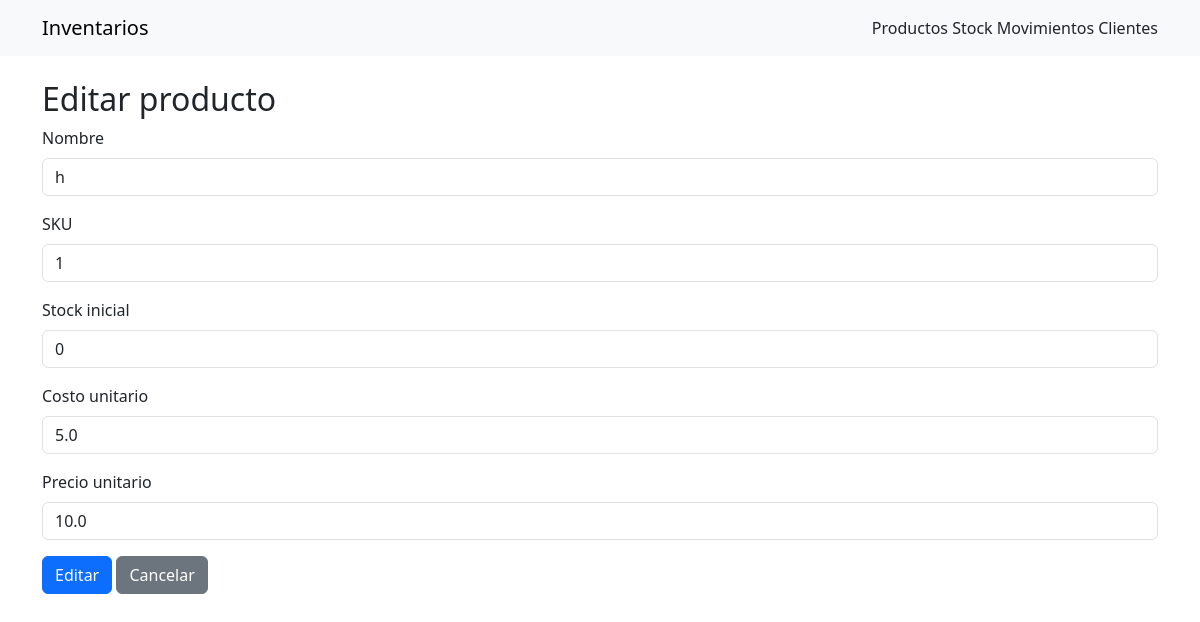
The page /products/1/edit on the database as committed earlier.
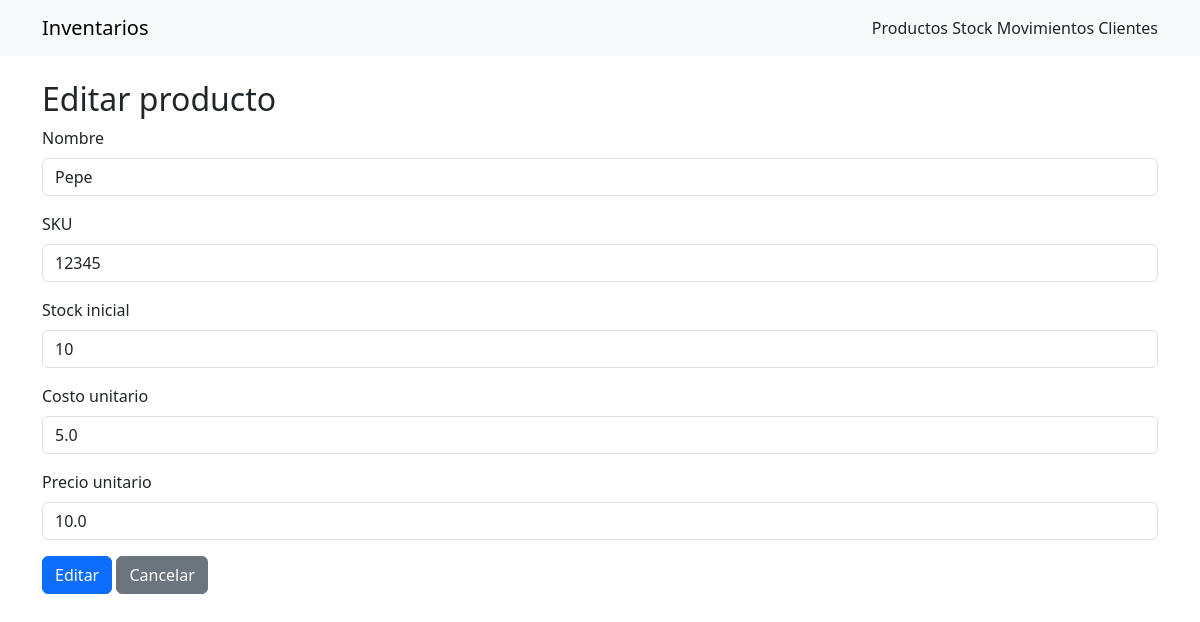
The same page on the database as committed later.
### app.py (models this page shows)
class Product(db.Model):
    id = db.Column(db.Integer, primary_key=True)
    name = db.Column(db.String(100), nullable=False)
    sku = db.Column(db.String(50), unique=True, nullable=True)
    stock = db.Column(db.Integer, default=0)
    cost = db.Column(db.Float, default=0)   # costo unitario
    price = db.Column(db.Float, default=0)  # precio unitario
    created_at = db.Column(db.DateTime, default=datetime.utcnow)

### app.py (the view, shortened to what this page needs)
@app.route('/products/<int:product_id>/edit', methods=['GET', 'POST'])
def edit_product(product_id):
    p = Product.query.get_or_404(product_id)
    return render_template('product_form.html', action='Editar', product=p)

### templates/product_form.html
{% extends 'base.html' %}
{% block content %}
<h2>{{ action }} producto</h2>
<form method="post">
  <div class="mb-3">
    <label class="form-label">Nombre</label>
    <input class="form-control" name="name" value="{{ product.name if product else '' }}" required>
  </div>
  <div class="mb-3">
    <label class="form-label">SKU</label>
    <input class="form-control" name="sku" value="{{ product.sku if product else '' }}">
  </div>
  <div class="mb-3">
    <label class="form-label">Stock inicial</label>
    <input class="form-control" name="stock" type="number" min="0" value="{{ product.stock if product else 0 }}">
  </div>
  <div class="mb-3">
    <label class="form-label">Costo unitario</label>
    <input class="form-control" name="cost" type="number" step="0.01"
          value="{{ product.cost if product else 0 }}">
  </div>
  <div class="mb-3">
    <label class="form-label">Precio unitario</label>
    <input class="form-control" name="price" type="number" step="0.01"
          value="{{ product.price if product else 0 }}">
  </div>
  <button class="btn btn-primary">{{ action }}</button>
  <a class="btn btn-secondary" href="{{ url_for('products') }}">Cancelar</a>
</form>
{% endblock %}

Rows that differ between the two databases and show on the page:
changed Product: name "h" → "Pepe"; sku "1" → "12345"; stock "0" → "10"
